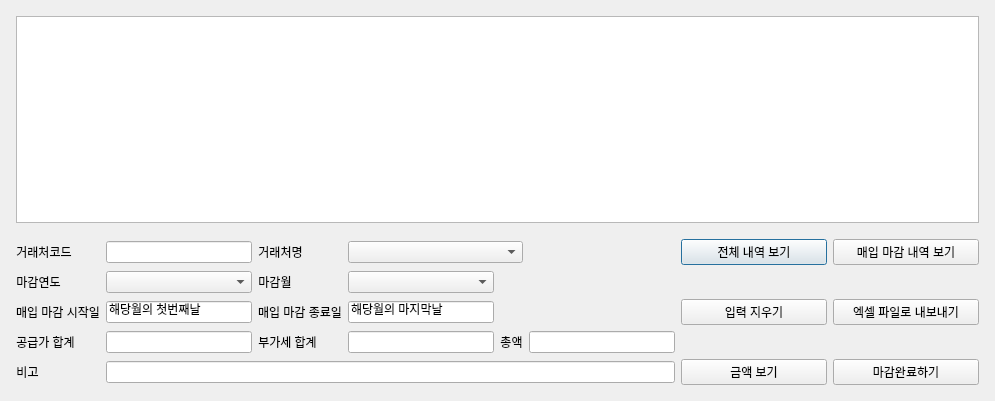
<?xml version="1.0" encoding="UTF-8"?>
<ui version="4.0">
 <class>ConsumableInClosingDialog</class>
 <widget class="QDialog" name="ConsumableInClosingDialog">
  <property name="geometry">
   <rect>
    <x>0</x>
    <y>0</y>
    <width>995</width>
    <height>401</height>
   </rect>
  </property>
  <property name="sizePolicy">
   <sizepolicy hsizetype="Expanding" vsizetype="Expanding">
    <horstretch>0</horstretch>
    <verstretch>0</verstretch>
   </sizepolicy>
  </property>
  <property name="windowTitle">
   <string>소모품매입마감</string>
  </property>
  <layout class="QGridLayout" name="gridLayout_2">
   <item row="0" column="0">
    <layout class="QGridLayout" name="gridLayout">
     <property name="leftMargin">
      <number>5</number>
     </property>
     <property name="topMargin">
      <number>5</number>
     </property>
     <property name="rightMargin">
      <number>5</number>
     </property>
     <property name="bottomMargin">
      <number>5</number>
     </property>
     <item row="2" column="6">
      <widget class="QPushButton" name="pb_consumableinclosing_show">
       <property name="sizePolicy">
        <sizepolicy hsizetype="Expanding" vsizetype="Fixed">
         <horstretch>0</horstretch>
         <verstretch>0</verstretch>
        </sizepolicy>
       </property>
       <property name="text">
        <string>전체 내역 보기</string>
       </property>
      </widget>
     </item>
     <item row="2" column="0">
      <widget class="QLabel" name="label_6">
       <property name="sizePolicy">
        <sizepolicy hsizetype="Fixed" vsizetype="Fixed">
         <horstretch>0</horstretch>
         <verstretch>0</verstretch>
        </sizepolicy>
       </property>
       <property name="text">
        <string>거래처코드</string>
       </property>
       <property name="alignment">
        <set>Qt::AlignCenter</set>
       </property>
      </widget>
     </item>
     <item row="5" column="0">
      <widget class="QLabel" name="label">
       <property name="sizePolicy">
        <sizepolicy hsizetype="Fixed" vsizetype="Fixed">
         <horstretch>0</horstretch>
         <verstretch>0</verstretch>
        </sizepolicy>
       </property>
       <property name="text">
        <string>매입 마감 시작일</string>
       </property>
       <property name="alignment">
        <set>Qt::AlignCenter</set>
       </property>
      </widget>
     </item>
     <item row="5" column="1">
      <widget class="QLineEdit" name="entry_consumableinclosing_firstday">
       <property name="sizePolicy">
        <sizepolicy hsizetype="Expanding" vsizetype="Fixed">
         <horstretch>0</horstretch>
         <verstretch>0</verstretch>
        </sizepolicy>
       </property>
       <property name="text">
        <string>해당월의 첫번째날</string>
       </property>
      </widget>
     </item>
     <item row="3" column="2">
      <widget class="QLabel" name="label_5">
       <property name="sizePolicy">
        <sizepolicy hsizetype="Fixed" vsizetype="Fixed">
         <horstretch>0</horstretch>
         <verstretch>0</verstretch>
        </sizepolicy>
       </property>
       <property name="text">
        <string>마감월</string>
       </property>
       <property name="alignment">
        <set>Qt::AlignCenter</set>
       </property>
      </widget>
     </item>
     <item row="5" column="3">
      <widget class="QLineEdit" name="entry_consumableinclosing_lastday">
       <property name="sizePolicy">
        <sizepolicy hsizetype="Expanding" vsizetype="Fixed">
         <horstretch>0</horstretch>
         <verstretch>0</verstretch>
        </sizepolicy>
       </property>
       <property name="text">
        <string>해당월의 마지막날</string>
       </property>
      </widget>
     </item>
     <item row="3" column="0">
      <widget class="QLabel" name="label_4">
       <property name="sizePolicy">
        <sizepolicy hsizetype="Fixed" vsizetype="Fixed">
         <horstretch>0</horstretch>
         <verstretch>0</verstretch>
        </sizepolicy>
       </property>
       <property name="text">
        <string>마감연도</string>
       </property>
       <property name="alignment">
        <set>Qt::AlignCenter</set>
       </property>
      </widget>
     </item>
     <item row="5" column="2">
      <widget class="QLabel" name="label_2">
       <property name="sizePolicy">
        <sizepolicy hsizetype="Fixed" vsizetype="Fixed">
         <horstretch>0</horstretch>
         <verstretch>0</verstretch>
        </sizepolicy>
       </property>
       <property name="text">
        <string>매입 마감 종료일</string>
       </property>
       <property name="alignment">
        <set>Qt::AlignCenter</set>
       </property>
      </widget>
     </item>
     <item row="3" column="1">
      <widget class="QComboBox" name="cb_consumableinclosing_year">
       <property name="sizePolicy">
        <sizepolicy hsizetype="Preferred" vsizetype="Fixed">
         <horstretch>0</horstretch>
         <verstretch>0</verstretch>
        </sizepolicy>
       </property>
       <item>
        <property name="text">
         <string/>
        </property>
       </item>
       <item>
        <property name="text">
         <string>2021</string>
        </property>
       </item>
       <item>
        <property name="text">
         <string>2022</string>
        </property>
       </item>
       <item>
        <property name="text">
         <string>2023</string>
        </property>
       </item>
       <item>
        <property name="text">
         <string>2024</string>
        </property>
       </item>
       <item>
        <property name="text">
         <string>2025</string>
        </property>
       </item>
       <item>
        <property name="text">
         <string>2026</string>
        </property>
       </item>
       <item>
        <property name="text">
         <string>2027</string>
        </property>
       </item>
       <item>
        <property name="text">
         <string>2028</string>
        </property>
       </item>
       <item>
        <property name="text">
         <string>2029</string>
        </property>
       </item>
       <item>
        <property name="text">
         <string>2030</string>
        </property>
       </item>
      </widget>
     </item>
     <item row="2" column="1">
      <widget class="QLineEdit" name="entry_consumableinclosing_ccode">
       <property name="sizePolicy">
        <sizepolicy hsizetype="Expanding" vsizetype="Fixed">
         <horstretch>0</horstretch>
         <verstretch>0</verstretch>
        </sizepolicy>
       </property>
       <property name="text">
        <string/>
       </property>
      </widget>
     </item>
     <item row="1" column="3">
      <spacer name="verticalSpacer">
       <property name="orientation">
        <enum>Qt::Vertical</enum>
       </property>
       <property name="sizeType">
        <enum>QSizePolicy::Fixed</enum>
       </property>
       <property name="sizeHint" stdset="0">
        <size>
         <width>20</width>
         <height>10</height>
        </size>
       </property>
      </spacer>
     </item>
     <item row="2" column="2">
      <widget class="QLabel" name="label_7">
       <property name="sizePolicy">
        <sizepolicy hsizetype="Fixed" vsizetype="Fixed">
         <horstretch>0</horstretch>
         <verstretch>0</verstretch>
        </sizepolicy>
       </property>
       <property name="text">
        <string>거래처명</string>
       </property>
       <property name="alignment">
        <set>Qt::AlignCenter</set>
       </property>
      </widget>
     </item>
     <item row="3" column="3">
      <widget class="QComboBox" name="cb_consumableinclosing_month">
       <property name="sizePolicy">
        <sizepolicy hsizetype="Preferred" vsizetype="Fixed">
         <horstretch>0</horstretch>
         <verstretch>0</verstretch>
        </sizepolicy>
       </property>
       <item>
        <property name="text">
         <string/>
        </property>
       </item>
       <item>
        <property name="text">
         <string>1</string>
        </property>
       </item>
       <item>
        <property name="text">
         <string>2</string>
        </property>
       </item>
       <item>
        <property name="text">
         <string>3</string>
        </property>
       </item>
       <item>
        <property name="text">
         <string>4</string>
        </property>
       </item>
       <item>
        <property name="text">
         <string>5</string>
        </property>
       </item>
       <item>
        <property name="text">
         <string>6</string>
        </property>
       </item>
       <item>
        <property name="text">
         <string>7</string>
        </property>
       </item>
       <item>
        <property name="text">
         <string>8</string>
        </property>
       </item>
       <item>
        <property name="text">
         <string>9</string>
        </property>
       </item>
       <item>
        <property name="text">
         <string>10</string>
        </property>
       </item>
       <item>
        <property name="text">
         <string>11</string>
        </property>
       </item>
       <item>
        <property name="text">
         <string>12</string>
        </property>
       </item>
      </widget>
     </item>
     <item row="6" column="2">
      <widget class="QLabel" name="label_9">
       <property name="sizePolicy">
        <sizepolicy hsizetype="Fixed" vsizetype="Fixed">
         <horstretch>0</horstretch>
         <verstretch>0</verstretch>
        </sizepolicy>
       </property>
       <property name="text">
        <string>부가세 합계</string>
       </property>
       <property name="alignment">
        <set>Qt::AlignCenter</set>
       </property>
      </widget>
     </item>
     <item row="6" column="3">
      <widget class="QLineEdit" name="entry_consumableinclosing_vat">
       <property name="sizePolicy">
        <sizepolicy hsizetype="Expanding" vsizetype="Fixed">
         <horstretch>0</horstretch>
         <verstretch>0</verstretch>
        </sizepolicy>
       </property>
       <property name="text">
        <string/>
       </property>
      </widget>
     </item>
     <item row="6" column="1">
      <widget class="QLineEdit" name="entry_consumableinclosing_supval">
       <property name="sizePolicy">
        <sizepolicy hsizetype="Expanding" vsizetype="Fixed">
         <horstretch>0</horstretch>
         <verstretch>0</verstretch>
        </sizepolicy>
       </property>
       <property name="text">
        <string/>
       </property>
      </widget>
     </item>
     <item row="7" column="0">
      <widget class="QLabel" name="label_3">
       <property name="sizePolicy">
        <sizepolicy hsizetype="Fixed" vsizetype="Fixed">
         <horstretch>0</horstretch>
         <verstretch>0</verstretch>
        </sizepolicy>
       </property>
       <property name="text">
        <string>비고</string>
       </property>
       <property name="alignment">
        <set>Qt::AlignCenter</set>
       </property>
      </widget>
     </item>
     <item row="6" column="0">
      <widget class="QLabel" name="label_8">
       <property name="sizePolicy">
        <sizepolicy hsizetype="Fixed" vsizetype="Fixed">
         <horstretch>0</horstretch>
         <verstretch>0</verstretch>
        </sizepolicy>
       </property>
       <property name="text">
        <string>공급가 합계</string>
       </property>
       <property name="alignment">
        <set>Qt::AlignCenter</set>
       </property>
      </widget>
     </item>
     <item row="6" column="5">
      <widget class="QLineEdit" name="entry_consumableinclosing_ttlval">
       <property name="text">
        <string/>
       </property>
      </widget>
     </item>
     <item row="6" column="4">
      <widget class="QLabel" name="label_10">
       <property name="sizePolicy">
        <sizepolicy hsizetype="Preferred" vsizetype="Preferred">
         <horstretch>0</horstretch>
         <verstretch>0</verstretch>
        </sizepolicy>
       </property>
       <property name="text">
        <string>총액</string>
       </property>
       <property name="alignment">
        <set>Qt::AlignCenter</set>
       </property>
      </widget>
     </item>
     <item row="3" column="5">
      <widget class="QLabel" name="lbl_consumableinclosing_date_time">
       <property name="text">
        <string/>
       </property>
       <property name="alignment">
        <set>Qt::AlignCenter</set>
       </property>
      </widget>
     </item>
     <item row="7" column="1" colspan="5">
      <widget class="QLineEdit" name="entry_consumableinclosing_remark">
       <property name="sizePolicy">
        <sizepolicy hsizetype="Expanding" vsizetype="Fixed">
         <horstretch>0</horstretch>
         <verstretch>0</verstretch>
        </sizepolicy>
       </property>
       <property name="text">
        <string/>
       </property>
      </widget>
     </item>
     <item row="2" column="7">
      <widget class="QPushButton" name="pb_consumableinclosing_execute">
       <property name="sizePolicy">
        <sizepolicy hsizetype="Expanding" vsizetype="Fixed">
         <horstretch>0</horstretch>
         <verstretch>0</verstretch>
        </sizepolicy>
       </property>
       <property name="text">
        <string>매입 마감 내역 보기</string>
       </property>
      </widget>
     </item>
     <item row="2" column="3" colspan="2">
      <widget class="QComboBox" name="cb_consumableinclosing_cname">
       <property name="sizePolicy">
        <sizepolicy hsizetype="Expanding" vsizetype="Fixed">
         <horstretch>0</horstretch>
         <verstretch>0</verstretch>
        </sizepolicy>
       </property>
      </widget>
     </item>
     <item row="5" column="6">
      <widget class="QPushButton" name="pb_consumableinclosing_clear">
       <property name="sizePolicy">
        <sizepolicy hsizetype="Expanding" vsizetype="Fixed">
         <horstretch>0</horstretch>
         <verstretch>0</verstretch>
        </sizepolicy>
       </property>
       <property name="text">
        <string>입력 지우기</string>
       </property>
      </widget>
     </item>
     <item row="7" column="7">
      <widget class="QPushButton" name="pb_consumableinclosing_status">
       <property name="sizePolicy">
        <sizepolicy hsizetype="Expanding" vsizetype="Fixed">
         <horstretch>0</horstretch>
         <verstretch>0</verstretch>
        </sizepolicy>
       </property>
       <property name="text">
        <string>마감완료하기</string>
       </property>
      </widget>
     </item>
     <item row="5" column="7">
      <widget class="QPushButton" name="pb_consumableinclosing_export">
       <property name="sizePolicy">
        <sizepolicy hsizetype="Minimum" vsizetype="Fixed">
         <horstretch>0</horstretch>
         <verstretch>0</verstretch>
        </sizepolicy>
       </property>
       <property name="text">
        <string>엑셀 파일로 내보내기</string>
       </property>
      </widget>
     </item>
     <item row="7" column="6">
      <widget class="QPushButton" name="pb_consumableinclosing_amount">
       <property name="sizePolicy">
        <sizepolicy hsizetype="Expanding" vsizetype="Fixed">
         <horstretch>0</horstretch>
         <verstretch>0</verstretch>
        </sizepolicy>
       </property>
       <property name="text">
        <string>금액 보기</string>
       </property>
      </widget>
     </item>
     <item row="0" column="0" colspan="8">
      <widget class="QTableView" name="tv_consumableinclosing"/>
     </item>
    </layout>
   </item>
  </layout>
 </widget>
 <resources/>
 <connections/>
</ui>
